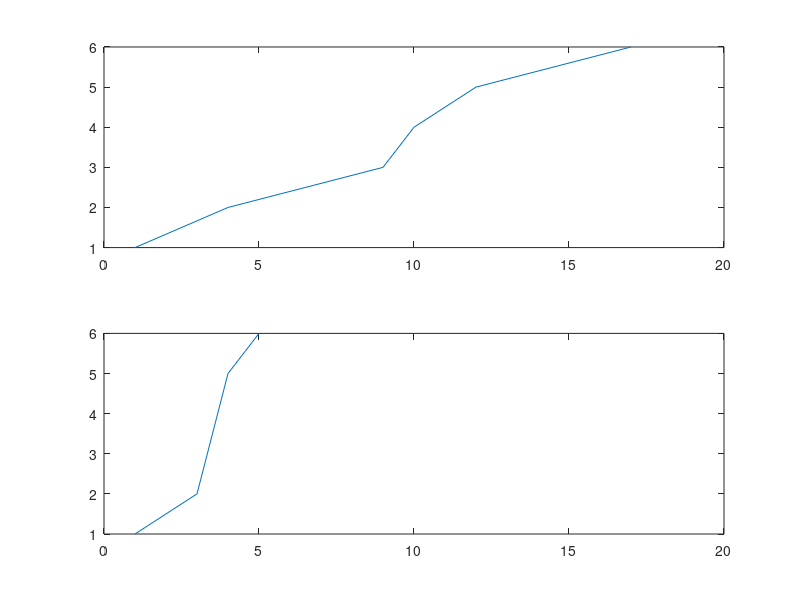

The MATLAB source for this figure:
A = [1,2,3,4,5,6];

B = [1,4,9,10,12,17];

C = [1,2,5,6];

D = [1,3,4,5]

figure
    subplot(2,1,1)
        plot(B,A)
        xlim([0,20])
    subplot(2,1,2)
        plot(D,C)
        xlim([0,20])